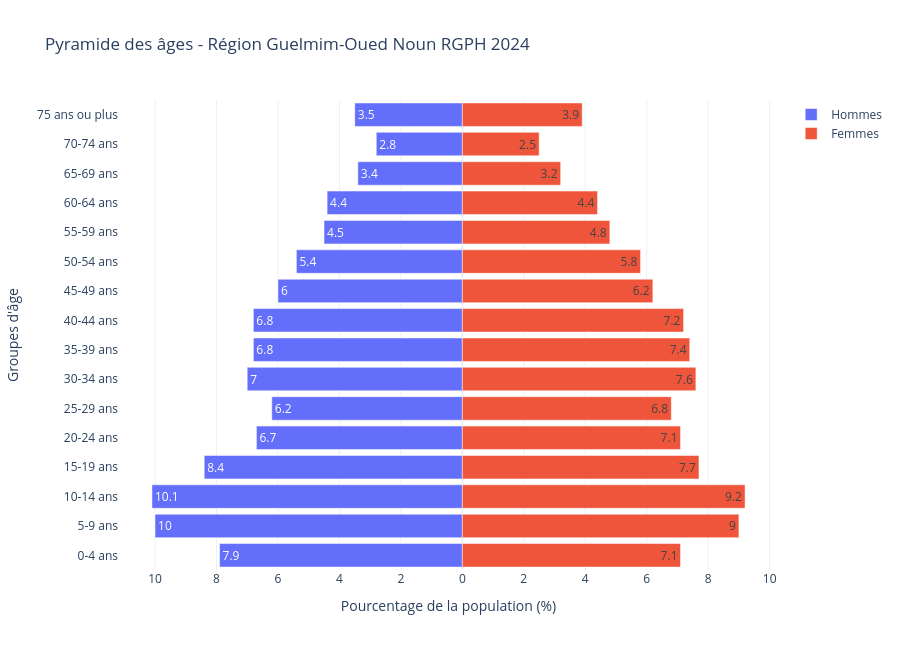
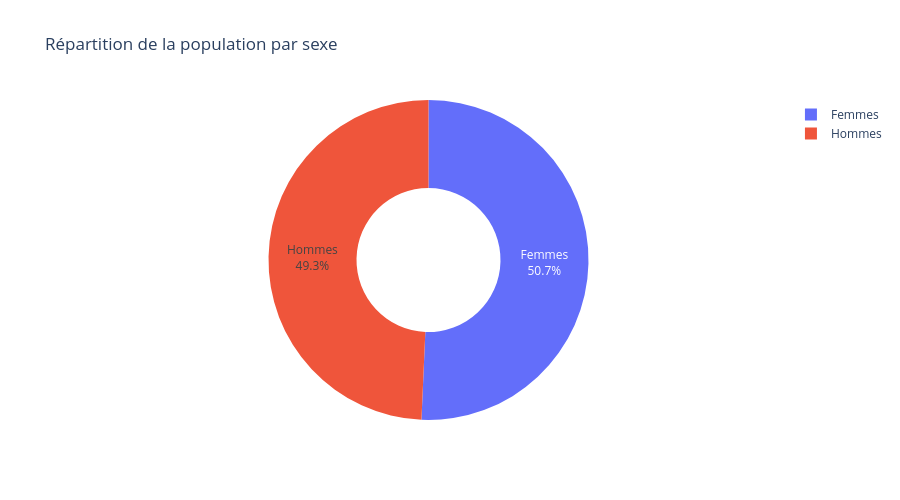
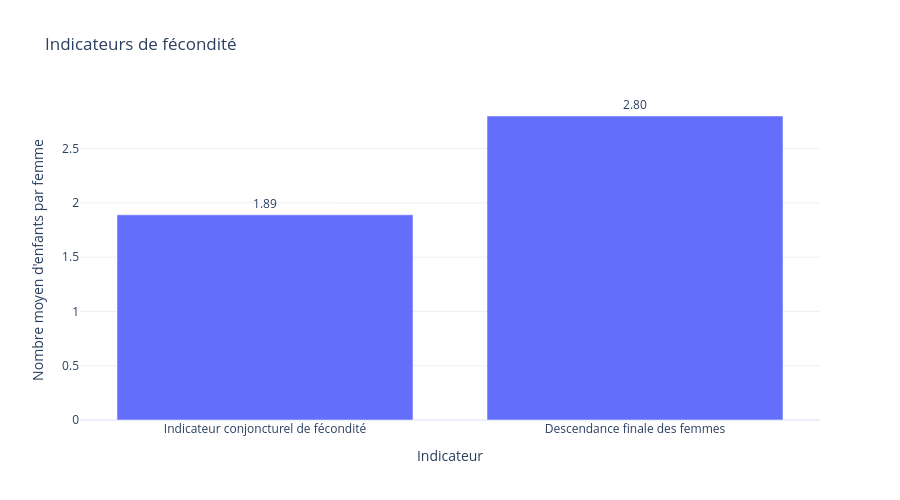

The code cell stored with these charts, in order, in its notebook:
### Code cell
import pandas as pd
import plotly.graph_objects as go
import plotly.express as px

# =========================
# 1. Chargement du fichier
# =========================
file_path = "../data/RGPH2024-Indicateurs_demographiques_region10.xlsx"

df = pd.read_excel(file_path, sheet_name="Population", header=[0, 1])

labels_row = df.iloc[0]
data = df.iloc[1]

# =========================
# 2. Indicateurs sexe
# =========================
hommes_pct = data[("Sexe : Ensemble", "Sexe (%)")]
femmes_pct = data[("Sexe : Ensemble", "Sexe (%).1")]

hommes_pop = data[("Sexe : Masculin", "Population municipale")]
femmes_pop = data[("Sexe : Féminin", "Population municipale")]

# =========================
# 3. Indicateurs de fécondité
# =========================
fecondite_conjoncturelle = data[("Sexe : Ensemble", "Indicateur conjoncturel de fécondité")]
descendance_finale = data[("Sexe : Ensemble", "Descendance finale des femmes")]

print("Population masculine :", hommes_pop)
print("Population féminine :", femmes_pop)
print("Pourcentage hommes :", hommes_pct, "%")
print("Pourcentage femmes :", femmes_pct, "%")
print("Indicateur conjoncturel de fécondité :", fecondite_conjoncturelle)
print("Descendance finale des femmes :", descendance_finale)

# =========================
# 4. Pyramide des âges
# =========================
groupes_age = labels_row.iloc[69:85].tolist()

hommes_age_pct = data.iloc[69:85].astype(float)
femmes_age_pct = data.iloc[130:146].astype(float)

fig_pyramide = go.Figure()

fig_pyramide.add_trace(go.Bar(
    y=groupes_age,
    x=-hommes_age_pct,
    name="Hommes",
    orientation="h",
    text=hommes_age_pct.round(2),
    textposition="auto"
))

fig_pyramide.add_trace(go.Bar(
    y=groupes_age,
    x=femmes_age_pct,
    name="Femmes",
    orientation="h",
    text=femmes_age_pct.round(2),
    textposition="auto"
))

fig_pyramide.update_layout(
    title="Pyramide des âges - Région Guelmim-Oued Noun RGPH 2024",
    xaxis_title="Pourcentage de la population (%)",
    yaxis_title="Groupes d'âge",
    barmode="relative",
    template="plotly_white",
    height=650
)

fig_pyramide.update_xaxes(
    tickvals=[-10, -8, -6, -4, -2, 0, 2, 4, 6, 8, 10],
    ticktext=["10", "8", "6", "4", "2", "0", "2", "4", "6", "8", "10"]
)

fig_pyramide.show()

# =========================
# 5. Répartition par sexe
# =========================
df_sexe = pd.DataFrame({
    "Sexe": ["Hommes", "Femmes"],
    "Pourcentage": [hommes_pct, femmes_pct],
    "Population": [hommes_pop, femmes_pop]
})

fig_sexe = px.pie(
    df_sexe,
    names="Sexe",
    values="Pourcentage",
    hole=0.45,
    title="Répartition de la population par sexe"
)

fig_sexe.update_traces(
    textinfo="label+percent",
    hovertemplate="<b>%{label}</b><br>Pourcentage : %{value:.2f}%<extra></extra>"
)

fig_sexe.update_layout(
    template="plotly_white",
    height=500
)

fig_sexe.show()

# =========================
# 6. Indicateurs de fécondité
# =========================
df_fecondite = pd.DataFrame({
    "Indicateur": [
        "Indicateur conjoncturel de fécondité",
        "Descendance finale des femmes"
    ],
    "Valeur": [
        fecondite_conjoncturelle,
        descendance_finale
    ]
})

fig_fecondite = px.bar(
    df_fecondite,
    x="Indicateur",
    y="Valeur",
    text="Valeur",
    title="Indicateurs de fécondité"
)

fig_fecondite.update_traces(
    texttemplate="%{text:.2f}",
    textposition="outside"
)

fig_fecondite.update_layout(
    yaxis_title="Nombre moyen d'enfants par femme",
    xaxis_title="Indicateur",
    template="plotly_white",
    height=500
)

fig_fecondite.show()

### Figure 1 — Plotly figure (JSON) as saved in the notebook; plotly's stock layout.template omitted (floating-point values rounded to 4 significant figures)
{"data": [{"name": "Hommes", "orientation": "h", "text": [7.9, 10.0, 10.1, 8.4, 6.7, 6.2, 7.0, 6.8, 6.8, 6.0, 5.4, 4.5, 4.4, 3.4, 2.8, 3.5], "textposition": "auto", "type": "bar", "x": [-7.9, -10.0, -10.1, -8.4, -6.7, -6.2, -7.0, -6.8, -6.8, -6.0, -5.4, -4.5, -4.4, -3.4, -2.8, -3.5], "y": ["0-4 ans", "5-9 ans", "10-14 ans", "15-19 ans", "20-24 ans", "25-29 ans", "30-34 ans", "35-39 ans", "40-44 ans", "45-49 ans", "50-54 ans", "55-59 ans", "60-64 ans", "65-69 ans", "70-74 ans", "75 ans ou plus"]}, {"name": "Femmes", "orientation": "h", "text": [7.1, 9.0, 9.2, 7.7, 7.1, 6.8, 7.6, 7.4, 7.2, 6.2, 5.8, 4.8, 4.4, 3.2, 2.5, 3.9], "textposition": "auto", "type": "bar", "x": [7.1, 9.0, 9.2, 7.7, 7.1, 6.8, 7.6, 7.4, 7.2, 6.2, 5.8, 4.8, 4.4, 3.2, 2.5, 3.9], "y": ["0-4 ans", "5-9 ans", "10-14 ans", "15-19 ans", "20-24 ans", "25-29 ans", "30-34 ans", "35-39 ans", "40-44 ans", "45-49 ans", "50-54 ans", "55-59 ans", "60-64 ans", "65-69 ans", "70-74 ans", "75 ans ou plus"]}], "layout": {"barmode": "relative", "height": 650, "title": {"text": "Pyramide des âges - Région Guelmim-Oued Noun RGPH 2024"}, "xaxis": {"ticktext": ["10", "8", "6", "4", "2", "0", "2", "4", "6", "8", "10"], "tickvals": [-10, -8, -6, -4, -2, 0, 2, 4, 6, 8, 10], "title": {"text": "Pourcentage de la population (%)"}}, "yaxis": {"title": {"text": "Groupes d'âge"}}}}

### Figure 2 — Plotly figure (JSON) as saved in the notebook; plotly's stock layout.template omitted (floating-point values rounded to 4 significant figures)
{"data": [{"domain": {"x": [0.0, 1.0], "y": [0.0, 1.0]}, "hole": 0.45, "hovertemplate": "<b>%{label}</b><br>Pourcentage : %{value:.2f}%<extra></extra>", "labels": ["Hommes", "Femmes"], "legendgroup": "", "name": "", "showlegend": true, "textinfo": "label+percent", "type": "pie", "values": [49.3, 50.7]}], "layout": {"height": 500, "legend": {"tracegroupgap": 0}, "title": {"text": "Répartition de la population par sexe"}}}

### Figure 3 — Plotly figure (JSON) as saved in the notebook; plotly's stock layout.template omitted (floating-point values rounded to 4 significant figures)
{"data": [{"hovertemplate": "Indicateur=%{x}<br>Valeur=%{text}<extra></extra>", "legendgroup": "", "marker": {"color": "#636efa", "pattern": {"shape": ""}}, "name": "", "orientation": "v", "showlegend": false, "text": [1.89, 2.8], "textposition": "outside", "texttemplate": "%{text:.2f}", "type": "bar", "x": ["Indicateur conjoncturel de fécondité", "Descendance finale des femmes"], "xaxis": "x", "y": [1.89, 2.8], "yaxis": "y"}], "layout": {"barmode": "relative", "height": 500, "legend": {"tracegroupgap": 0}, "title": {"text": "Indicateurs de fécondité"}, "xaxis": {"anchor": "y", "domain": [0.0, 1.0], "title": {"text": "Indicateur"}}, "yaxis": {"anchor": "x", "domain": [0.0, 1.0], "title": {"text": "Nombre moyen d'enfants par femme"}}}}
